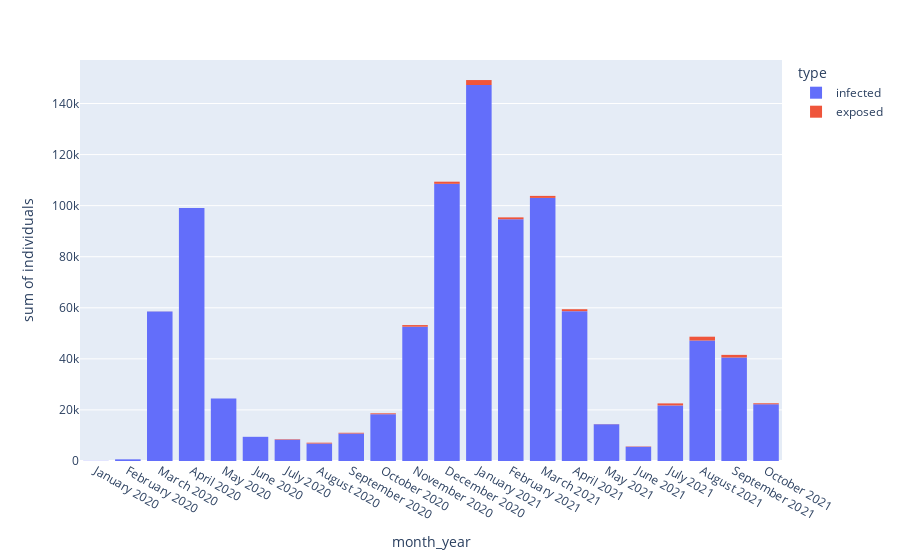

This figure's notebook cell:
### Markdown cell above
Graphing this data:

### Code cell
cdc_infected = expose_month_data['infected', 2020].tolist() + expose_month_data['infected', 2021].tolist()
cdc_exposed = expose_month_data['exposed', 2020].tolist() + expose_month_data['exposed', 2021].tolist()

type_list = ['infected' for x in range(len(cdc_infected))] + ['exposed' for x in range(len(cdc_exposed))]
months = [calendar.month_name[x] + " 2020" for x in range(1, len(cdc_exposed) + 1) if x <= 12] +\
         [calendar.month_name[x] + " 2021" for x in range(1, len(cdc_exposed) + 1)if x <= 12] 


combined_data = list(zip(cdc_infected + cdc_exposed, months + months, type_list)) 

df = pd.DataFrame(combined_data, columns=["individuals", "month_year", "type"])
px.histogram(df, x="month_year", y="individuals", color="type" )

### Figure 1 — Plotly figure (JSON) as saved in the notebook; plotly's stock layout.template omitted (floating-point values rounded to 4 significant figures)
{"data": [{"alignmentgroup": "True", "bingroup": "x", "histfunc": "sum", "hovertemplate": "type=infected<br>month_year=%{x}<br>sum of individuals=%{y}<extra></extra>", "legendgroup": "infected", "marker": {"color": "#636efa", "pattern": {"shape": ""}}, "name": "infected", "offsetgroup": "infected", "orientation": "v", "showlegend": true, "type": "histogram", "x": ["January 2020", "February 2020", "March 2020", "April 2020", "May 2020", "June 2020", "July 2020", "August 2020", "September 2020", "October 2020", "November 2020", "December 2020", "January 2021", "February 2021", "March 2021", "April 2021", "May 2021", "June 2021", "July 2021", "August 2021", "September 2021", "October 2021", "November 2021", "December 2021"], "xaxis": "x", "y": [72, 650, 58575, 99074, 24439, 9474, 8370, 6844, 10763, 18332, 52598, 108551, 147254, 94683, 103035, 58679, 14372, 5571, 21767, 47184, 40538, 22225, 0, 0], "yaxis": "y"}, {"alignmentgroup": "True", "bingroup": "x", "histfunc": "sum", "hovertemplate": "type=exposed<br>month_year=%{x}<br>sum of individuals=%{y}<extra></extra>", "legendgroup": "exposed", "marker": {"color": "#EF553B", "pattern": {"shape": ""}}, "name": "exposed", "offsetgroup": "exposed", "orientation": "v", "showlegend": true, "type": "histogram", "x": ["January 2020", "February 2020", "March 2020", "April 2020", "May 2020", "June 2020", "July 2020", "August 2020", "September 2020", "October 2020", "November 2020", "December 2020", "January 2021", "February 2021", "March 2021", "April 2021", "May 2021", "June 2021", "July 2021", "August 2021", "September 2021", "October 2021", "November 2021", "December 2021"], "xaxis": "x", "y": [1, 9, 21, 14, 6, 12, 183, 325, 291, 338, 636, 831, 1933, 728, 787, 765, 57, 138, 792, 1494, 1021, 377, 0, 0], "yaxis": "y"}], "layout": {"barmode": "relative", "legend": {"title": {"text": "type"}, "tracegroupgap": 0}, "margin": {"t": 60}, "xaxis": {"anchor": "y", "domain": [0, 1], "title": {"text": "month_year"}}, "yaxis": {"anchor": "x", "domain": [0, 1], "title": {"text": "sum of individuals"}}}}
